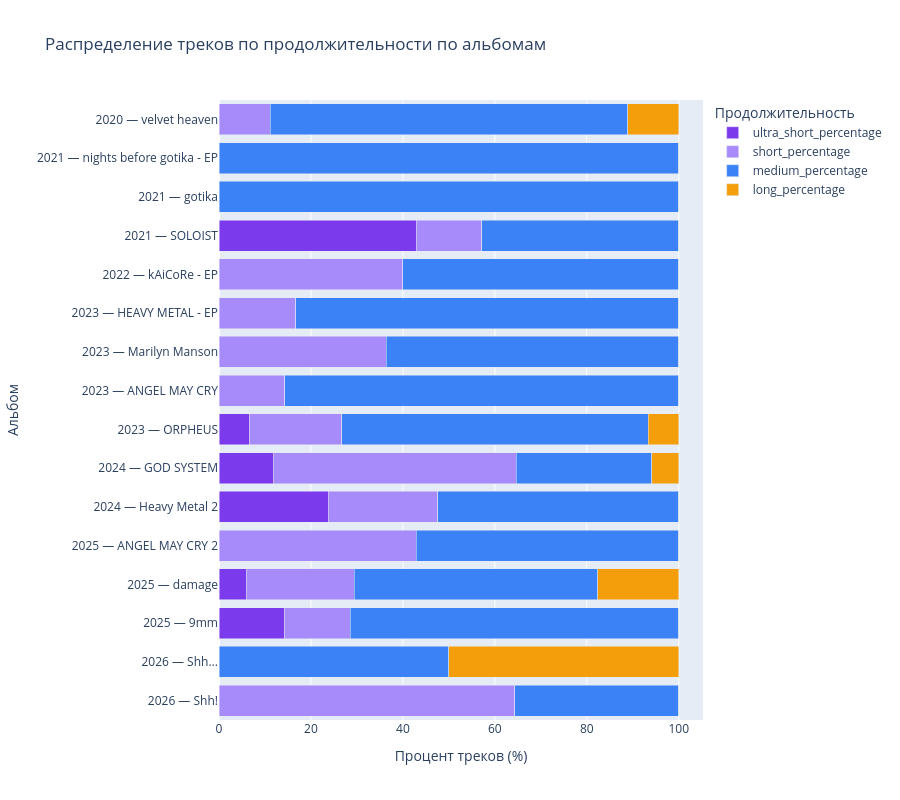

The notebook cell this image was saved under:
### Code cell
duration_distribution = comparison[[
    "ultra_short_percentage",
    "short_percentage",
    "medium_percentage",
    "long_percentage"
]]

fig = px.bar(
    duration_distribution,
    orientation="h",
    barmode="stack",
    title="Распределение треков по продолжительности по альбомам",
    labels={
        "value": "Процент треков (%)",
        "index": "Альбом",
        "variable": "Продолжительность"
    },
    color_discrete_sequence=list(duration_colors.values())
)

fig.update_layout(height=800)
fig.update_yaxes(autorange="reversed")
fig.show()

### Figure 1 — Plotly figure (JSON) as saved in the notebook; plotly's stock layout.template omitted (floating-point values rounded to 4 significant figures)
{"data": [{"hovertemplate": "Продолжительность=ultra_short_percentage<br>Процент треков (%)=%{x}<br>Альбом=%{y}<extra></extra>", "legendgroup": "ultra_short_percentage", "marker": {"color": "#7C3AED", "pattern": {"shape": ""}}, "name": "ultra_short_percentage", "orientation": "h", "showlegend": true, "textposition": "auto", "type": "bar", "x": [0.0, 0.0, 0.0, 42.86, 0.0, 0.0, 0.0, 0.0, 6.67, 11.76, 23.81, 0.0, 5.88, 14.29, 0.0, 0.0], "xaxis": "x", "y": ["2020 — velvet heaven", "2021 — nights before gotika - EP", "2021 — gotika", "2021 — SOLOIST", "2022 — kAiCoRe - EP", "2023 — HEAVY METAL - EP", "2023 — Marilyn Manson", "2023 — ANGEL MAY CRY", "2023 — ORPHEUS", "2024 — GOD SYSTEM", "2024 — Heavy Metal 2", "2025 — ANGEL MAY CRY 2", "2025 — damage", "2025 — 9mm", "2026 — Shh...", "2026 — Shh!"], "yaxis": "y"}, {"hovertemplate": "Продолжительность=short_percentage<br>Процент треков (%)=%{x}<br>Альбом=%{y}<extra></extra>", "legendgroup": "short_percentage", "marker": {"color": "#A78BFA", "pattern": {"shape": ""}}, "name": "short_percentage", "orientation": "h", "showlegend": true, "textposition": "auto", "type": "bar", "x": [11.11, 0.0, 0.0, 14.29, 40.0, 16.67, 36.36, 14.29, 20.0, 52.94, 23.81, 42.86, 23.53, 14.29, 0.0, 64.29], "xaxis": "x", "y": ["2020 — velvet heaven", "2021 — nights before gotika - EP", "2021 — gotika", "2021 — SOLOIST", "2022 — kAiCoRe - EP", "2023 — HEAVY METAL - EP", "2023 — Marilyn Manson", "2023 — ANGEL MAY CRY", "2023 — ORPHEUS", "2024 — GOD SYSTEM", "2024 — Heavy Metal 2", "2025 — ANGEL MAY CRY 2", "2025 — damage", "2025 — 9mm", "2026 — Shh...", "2026 — Shh!"], "yaxis": "y"}, {"hovertemplate": "Продолжительность=medium_percentage<br>Процент треков (%)=%{x}<br>Альбом=%{y}<extra></extra>", "legendgroup": "medium_percentage", "marker": {"color": "#3B82F6", "pattern": {"shape": ""}}, "name": "medium_percentage", "orientation": "h", "showlegend": true, "textposition": "auto", "type": "bar", "x": [77.78, 100.0, 100.0, 42.86, 60.0, 83.33, 63.64, 85.71, 66.67, 29.41, 52.38, 57.14, 52.94, 71.43, 50.0, 35.71], "xaxis": "x", "y": ["2020 — velvet heaven", "2021 — nights before gotika - EP", "2021 — gotika", "2021 — SOLOIST", "2022 — kAiCoRe - EP", "2023 — HEAVY METAL - EP", "2023 — Marilyn Manson", "2023 — ANGEL MAY CRY", "2023 — ORPHEUS", "2024 — GOD SYSTEM", "2024 — Heavy Metal 2", "2025 — ANGEL MAY CRY 2", "2025 — damage", "2025 — 9mm", "2026 — Shh...", "2026 — Shh!"], "yaxis": "y"}, {"hovertemplate": "Продолжительность=long_percentage<br>Процент треков (%)=%{x}<br>Альбом=%{y}<extra></extra>", "legendgroup": "long_percentage", "marker": {"color": "#F59E0B", "pattern": {"shape": ""}}, "name": "long_percentage", "orientation": "h", "showlegend": true, "textposition": "auto", "type": "bar", "x": [11.11, 0.0, 0.0, 0.0, 0.0, 0.0, 0.0, 0.0, 6.67, 5.88, 0.0, 0.0, 17.65, 0.0, 50.0, 0.0], "xaxis": "x", "y": ["2020 — velvet heaven", "2021 — nights before gotika - EP", "2021 — gotika", "2021 — SOLOIST", "2022 — kAiCoRe - EP", "2023 — HEAVY METAL - EP", "2023 — Marilyn Manson", "2023 — ANGEL MAY CRY", "2023 — ORPHEUS", "2024 — GOD SYSTEM", "2024 — Heavy Metal 2", "2025 — ANGEL MAY CRY 2", "2025 — damage", "2025 — 9mm", "2026 — Shh...", "2026 — Shh!"], "yaxis": "y"}], "layout": {"barmode": "stack", "height": 800, "legend": {"title": {"text": "Продолжительность"}, "tracegroupgap": 0}, "title": {"text": "Распределение треков по продолжительности по альбомам"}, "xaxis": {"anchor": "y", "domain": [0, 1], "title": {"text": "Процент треков (%)"}}, "yaxis": {"anchor": "x", "autorange": "reversed", "domain": [0, 1], "title": {"text": "Альбом"}}}}
